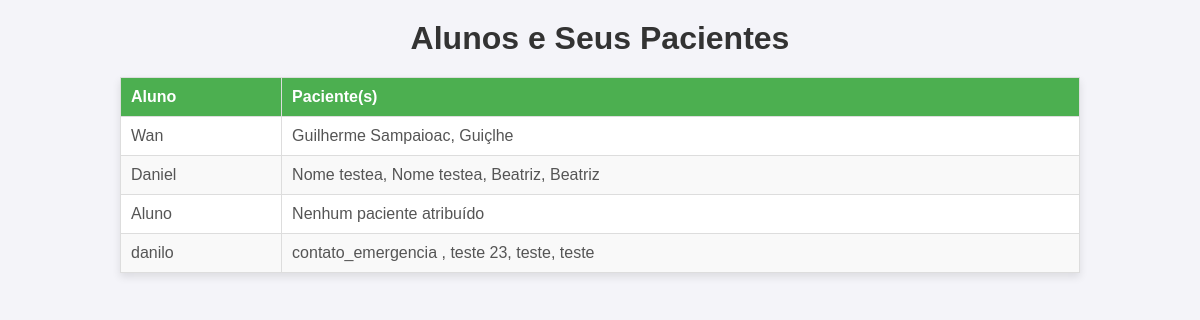
The page /visualizar_pacientes_professor.php (signed in) on the database its author committed.
### tables this page shows
CREATE TABLE `usuarios` (
  `id` int(11) NOT NULL,
  `nome` varchar(100) DEFAULT NULL,
  `email` varchar(100) DEFAULT NULL,
  `senha` varchar(255) DEFAULT NULL,
  `tipo` enum('admin','professor','aluno') NOT NULL,
  `turma_id` int(11) DEFAULT NULL
);

### visualizar_pacientes_professor.php (the view, shortened to what this page needs)
<?php
include('db.php');
$sql_alunos = "SELECT id, nome FROM usuarios WHERE tipo = 'aluno'";
$result_alunos = $conn->query($sql_alunos);
?>
<!DOCTYPE html>
<html lang="pt-BR">
<head>
</head>
<body>
<h1>Alunos e Seus Pacientes</h1>
<?php if ($result_alunos->num_rows > 0): ?>
    <table>
        <thead>
            <tr>
                <th>Aluno</th>
                <th>Paciente(s)</th>
            </tr>
        </thead>
        <tbody>
            <?php while ($aluno = $result_alunos->fetch_assoc()): ?>
                <?php
                $aluno_id = $aluno['id'];
                $aluno_nome = $aluno['nome'];
                $sql_pacientes = "SELECT p.nome AS paciente_nome
                                  FROM pacientes p
                                  INNER JOIN consultas c ON c.paciente_id = p.id
                                  WHERE c.aluno_id = ?";
                $stmt = $conn->prepare($sql_pacientes);
                $stmt->bind_param("i", $aluno_id);
                $stmt->execute();
                $result_pacientes = $stmt->get_result();
                $pacientes = [];
                while ($paciente = $result_pacientes->fetch_assoc()) {
                    $pacientes[] = $paciente['paciente_nome'];
                }
                ?>
                <tr>
                    <td><?= htmlspecialchars($aluno_nome); ?></td>
                    <td><?= $pacientes ? implode(", ", $pacientes) : "Nenhum paciente atribuído"; ?></td>
                </tr>
            <?php endwhile; ?>
        </tbody>
    </table>
<?php else: ?>
    <p class="message">Não há alunos cadastrados.</p>
<?php endif; ?>
</body>
</html>

### visualizar_pacientes_professor.php (style rules this page uses)
body { font-family: Arial, sans-serif; background-color: #f4f4f9; margin: 0; padding: 0; }
h1 { text-align: center; color: #333; margin: 20px 0; }
table { width: 80%; margin: 20px auto; border-collapse: collapse; background-color: #fff; box-shadow: 0 4px 8px rgba(0, 0, 0, 0.1); }
th, td { border: 1px solid #ddd; padding: 10px; text-align: left; }
th { background-color: #4CAF50; color: white; }
tr:nth-child(even) { background-color: #f9f9f9; }
td { color: #555; }

### rows shown on the page
usuarios: nome "Wan", pacientes "Guilherme Sampaioac, Guiçlhe"
usuarios: nome "Daniel", pacientes "Nome testea, Nome testea, Beatriz, Beatriz"
usuarios: nome "Aluno", shows "Nenhum paciente atribuído"
usuarios: nome "danilo", pacientes "contato_emergencia , teste 23, teste, teste"
